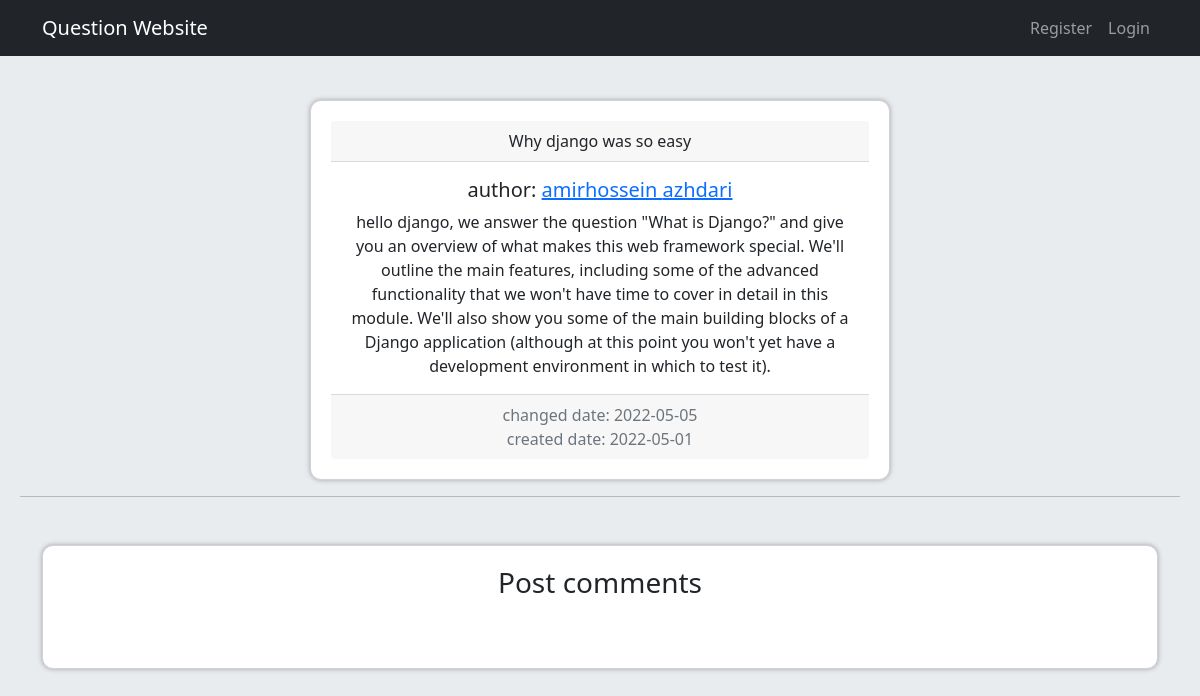
/posts/3/hello-django-we-answer-the-question-what-is-djan/, run on the app's committed database.
### posts/models.py (models this page shows, shortened)
class Post(models.Model):
    user = models.ForeignKey(User, on_delete=models.CASCADE, related_name='posts')
    title = models.CharField(max_length=50)
    body = models.TextField()
    slug = models.SlugField()
    created = models.DateTimeField(auto_now_add=True)
    updated = models.DateTimeField(auto_now=True)
    class Meta:
        ordering = ['-updated', '-created']

### posts/views.py (the view)
# urls.py: path('<int:post_id>/<slug:post_slug>/', views.PostDetailView.as_view(), name="post_detail"),
class PostDetailView(View):
    def get(self, request, post_id, post_slug):
        post = get_object_or_404(Post, pk=post_id, slug=post_slug)
        comments = post.comments.filter(is_reply=False)
        return render(request, 'posts/detail.html', {"post": post, "comments": comments})

### posts/templates/posts/detail.html (shortened to what this page needs)
{% extends 'base.html' %}
{% load static %}
{% block header_references %}
    <link href="{% static 'posts/comments_card.css' %}" rel="stylesheet">
{% endblock %}
{% block content %}
    <div class="card text-center" style="margin-left: 25%; width: 50%">
        <div class="card-header">
            {{ post.title }}
        </div>
        <div class="card-body">
            <h5 class="card-title">author:
                <a href="{% url 'accounts:user_profile' post.user.id %}">
                    {{ post.user.first_name }} {{ post.user.last_name }}
                </a>
            </h5>
            <p class="card-text">{{ post.body }}</p>
        </div>
        <div class="card-footer text-muted">
            changed date: {{ post.updated|date:"Y-m-d" }} <br> created date: {{ post.created|date:"Y-m-d" }}
        </div>
    </div>
    <hr>
    <div class="container mb-5 mt-5">
        <div class="card">
            <div class="row">
                <div class="col-md-12">
                    <h3 class="text-center mb-5">
                        Post comments
                    </h3>
            </div>
        </div>
    </div>
    </div>
{% endblock %}

### posts/static/posts/comments_card.css (style rules this page uses)
.card { position: relative; display: flex; padding: 20px; flex-direction: column; min-width: 0; word-wrap: break-word; background-color: #fff; background-clip: border-box; border: 1px solid #d2d2dc; border-radius: 11px; -webkit-box-shadow: 0px 0px 5px 0px rgb(249, 249, 250); -moz-box-shadow: 0px 0px 5px 0px rgba(212, 182, 212, 1); box-shadow: 0px 0px 5px 0px rgb(161, 163, 164) }

### templates/base.html (style rules this page uses)
body { background-color: #e9ecef; }

### data on the page
Post: title "Why django was so easy", user.first_name "amirhossein", user.last_name "azhdari", body "hello django, we answer the question \"What is Django?\" and give you an overview of what makes this web framework special. We'll outline the main features, including some of the advanced functionality that we won't have time to cover in detail in this module. We'll also show you some of the main building blocks of a Django application (although at this point you won't yet have a development environment in which to test it).", updated "2022-05-05", created "2022-05-01"
